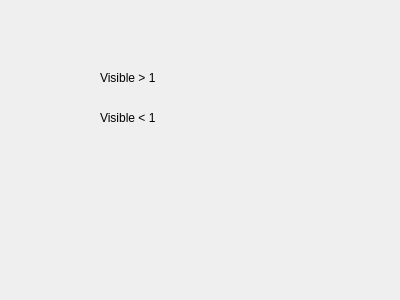
<?xml version="1.0" encoding="UTF-8"?>
<ui version="4.0">
 <class>Form</class>
 <widget class="QWidget" name="Form">
  <property name="geometry">
   <rect>
    <x>0</x>
    <y>0</y>
    <width>400</width>
    <height>300</height>
   </rect>
  </property>
  <property name="windowTitle">
   <string>Form</string>
  </property>
  <widget class="PyDMLabel" name="PyDMLabel">
   <property name="geometry">
    <rect>
     <x>100</x>
     <y>70</y>
     <width>69</width>
     <height>16</height>
    </rect>
   </property>
   <property name="toolTip">
    <string/>
   </property>
   <property name="whatsThis">
    <string/>
   </property>
   <property name="text">
    <string>Visible &gt; 1</string>
   </property>
   <property name="rules" stdset="0">
    <string>[{&quot;name&quot;: &quot;Rule #1&quot;, &quot;property&quot;: &quot;Visible&quot;, &quot;expression&quot;: &quot;np.abs(ch[0]) &gt; 1&quot;, &quot;channels&quot;: [{&quot;channel&quot;: &quot;ca://MTEST:Float&quot;, &quot;trigger&quot;: true}]}]</string>
   </property>
  </widget>
  <widget class="PyDMLabel" name="PyDMLabel_2">
   <property name="geometry">
    <rect>
     <x>100</x>
     <y>110</y>
     <width>69</width>
     <height>16</height>
    </rect>
   </property>
   <property name="toolTip">
    <string/>
   </property>
   <property name="whatsThis">
    <string/>
   </property>
   <property name="text">
    <string>Visible &lt; 1</string>
   </property>
   <property name="rules" stdset="0">
    <string>[{&quot;name&quot;: &quot;Rule #2&quot;, &quot;property&quot;: &quot;Visible&quot;, &quot;expression&quot;: &quot;np.abs(ch[0]) &lt; 1&quot;, &quot;channels&quot;: [{&quot;channel&quot;: &quot;ca://MTEST:Float&quot;, &quot;trigger&quot;: true}]}]</string>
   </property>
  </widget>
  <widget class="PyDMSlider" name="PyDMSlider">
   <property name="geometry">
    <rect>
     <x>20</x>
     <y>180</y>
     <width>351</width>
     <height>41</height>
    </rect>
   </property>
   <property name="toolTip">
    <string/>
   </property>
   <property name="whatsThis">
    <string>
    A QSlider with support for Channels and more from PyDM.

    Parameters
    ----------
    parent : QWidget
        The parent widget for the Label
    init_channel : str, optional
        The channel to be used by the widget.
    </string>
   </property>
   <property name="channel" stdset="0">
    <string>ca://MTEST:Float</string>
   </property>
  </widget>
 </widget>
 <customwidgets>
  <customwidget>
   <class>PyDMLabel</class>
   <extends>QLabel</extends>
   <header>pydm.widgets.label</header>
  </customwidget>
  <customwidget>
   <class>PyDMSlider</class>
   <extends>QFrame</extends>
   <header>pydm.widgets.slider</header>
  </customwidget>
 </customwidgets>
 <resources/>
 <connections/>
</ui>
